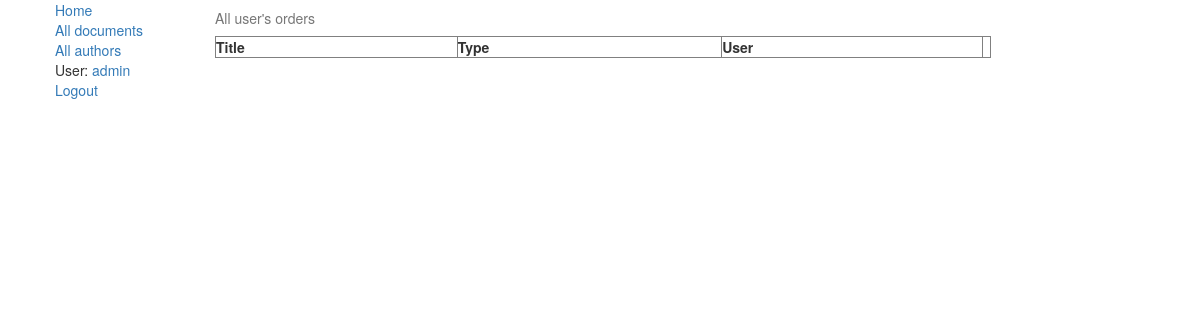
Page /library/orders/ (signed in) on the earlier database version.
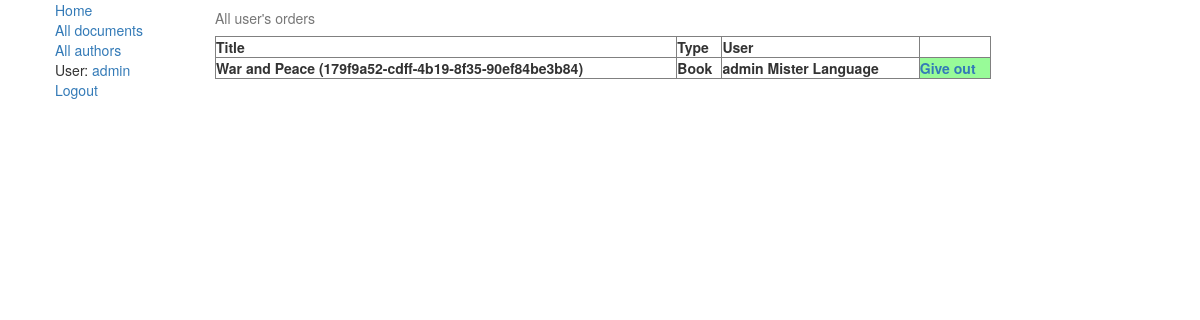
Same page on the later database version.
### library/models.py (models this page shows, shortened)
class WishList(models.Model):
    user = models.ForeignKey('auth.User', on_delete=models.CASCADE, null=True)
    document = models.ForeignKey('Document', on_delete=models.CASCADE, null=True)
    document_copy = models.ForeignKey('DocumentInstance', on_delete=models.CASCADE, null=True)
    timestamp = models.DateTimeField(auto_now=True)
    executed = models.BooleanField(default=False)

class DocumentInstance(models.Model):
    id = models.UUIDField(primary_key=True, default=uuid.uuid4,
                          help_text="Unique document ID")
    document = models.ForeignKey('Document', on_delete=models.CASCADE, null=True)
    due_back = models.DateField(null=True, blank=True)
    DOCUMENT_STATUS = (
        ('a', 'Available'),
        ('g', 'Given out'),
        ('r', 'Reserved'),
        ('m', 'Maintenance')
    )
    status = models.CharField(max_length=1, choices=DOCUMENT_STATUS, blank=True, default='d')
    location = models.ForeignKey('LibraryLocation', on_delete=models.SET_NULL, null=True, blank=True)
    price = models.FloatField(help_text='Price in RUB', null=True)
    holder = models.ForeignKey(User, on_delete=models.SET_NULL, null=True, blank=True)
    additional_field1 = models.CharField(max_length=500, blank=True)
    additional_field2 = models.CharField(max_length=500, blank=True)
    additional_field3 = models.CharField(max_length=500, blank=True)
    additional_field4 = models.CharField(max_length=500, blank=True)
    additional_field5 = models.CharField(max_length=500, blank=True)
    class Meta:
        ordering = ["due_back"]
    def __str__(self):
        return '%s (%s)' % (self.document.title, self.id)

class Document(models.Model):
    title = models.CharField(max_length=100)
    authors = models.ManyToManyField('Author', help_text='Select authors')
    description = models.TextField(max_length=1000, help_text="Enter a description of the document")
    type = models.ForeignKey('DocType', on_delete=models.SET_NULL, null=True, blank=True)
    tags = models.ManyToManyField('Tag', help_text="Select tags")
    last_quantity = models.IntegerField(
        help_text='This field is used for storing quantity after recalculation. DO NOT USE IT, use quantity() instead!',
        null=True)
    bestseller = models.BooleanField(default=False)
    quantity_synced = models.BooleanField(default=False)
    is_reference = models.BooleanField(default=False, help_text="Reference materials can not be borrowed.")
    def quantity(self) -> int:
        if not self.quantity_synced:
            n = len(DocumentInstance.objects.filter(document_id=self.id, status='a'))
            self.last_quantity = n
            self.quantity_synced = True
            self.save()
        else:
            n = self.last_quantity
        return n
    def quantity_real(self):
        return len(DocumentInstance.objects.filter(Q(document_id=self.id) & (Q(status='a') | Q(status='r'))))

class DocType(models.Model):
    name = models.CharField(max_length=50, help_text="Document type name")
    fields = models.CharField(max_length=1000, blank=True,
                              help_text="Fields labels separated with semicolon. Max: 5")
    max_days = models.IntegerField(help_text='Maximum days for loan in regular case', null=True)
    max_days_bestseller = models.IntegerField(help_text='Maximum days for loan if document is bestseller', null=True)
    max_days_privileges = models.IntegerField(help_text='Maximum days for loan for privileged patrons', null=True)
    class Meta:
        verbose_name = "Document Type"
        verbose_name_plural = "Documents' Types"
    def __str__(self):
        return self.name

### library/views.py (the view)
def order_list(request):
    orders = WishList.objects.all()
    return render(request, 'library/order_list.html', context={'orders': orders})

### library/templates/library/order_list.html (shortened to what this page needs)
{% extends 'base_generic.html' %}
{% block content %}
    {% if perms.library.change_wishlist %}
        <html lang="en">
        <head>
        </head>
        <body>
        <table border="1" align="left" width="80%">
            <caption>All user's orders</caption>
            <tr>
                <th> Title</th>
                <th> Type</th>
                <th> User</th>
                <th></th>
            </tr>
            {% for order in orders %}
                <tr>
                    <th> {{ order.document_copy }}</th>
                    <th> {{ order.document.type }}</th>
                    <th> {{ order.user }} {{ user.first_name }} {{ user.last_name }}  </th>
                    {% if order.document.quantity_real > 0 %}
                        <th bgcolor="#98fb98" title="Give out one copy of this {{ order.document.type }}">
                            <a href="{% url 'order-confirmation' id=order.id %}"> Give out </a>
                        </th>
                    {% else %}
                        <th bgcolor="#f08080">
                            Out of stock
                        </th>
                    {% endif %}
                </tr>
            {% endfor %}
        </table>
        </body>
        </html>
    {% else %} You are not allowed to be here
    {% endif %}
{% endblock %}

### library/templates/base_generic.html (shortened to what this page needs)
<!DOCTYPE html>
<html lang="en-us">
<head>
    <link rel="stylesheet" href="https://maxcdn.bootstrapcdn.com/bootstrap/3.3.7/css/bootstrap.min.css">
    <link rel="stylesheet" href="styles.css">
</head>
<body link="">
<div class="container-fluid">
    <div class="row">
        <div class="col-sm-2">
            {% block sidebar %}
                <ul class="sidebar-nav">
                    <div><a href="{% url 'index' %}">Home</a></div>
                    <div><a href="{% url 'document' %}">All documents</a></div>
                    <div><a href="{% url 'authors' %}">All authors</a></div>
                    {% if user.is_authenticated %}
                        <div>User: <a title="Open user card" href="{% url 'dashboard' %}">{{ user.get_username }}</a></div>
                        <div><a href="{% url 'logout' %}?next={{ request.path }}">Logout</a></div>
                    {% else %}
                        <div><a href="{% url 'login' %}?next={{ request.path }}">Login</a></div>
                    {% endif %}
                </ul>
            {% endblock %}
        </div>
        <div class="col-sm-10 ">
            {% block content %}{% endblock %}
        </div>
    </div>
</div>
</body>
</html>

Differences in the rows shown:
added WishList: document_copy "War and Peace (179f9a52-cdff-4b19-8f35-90ef84be3b84)", document.type "Book", user "admin", {{ user.first_name }} "Mister", {{ user.last_name }} "Language"
